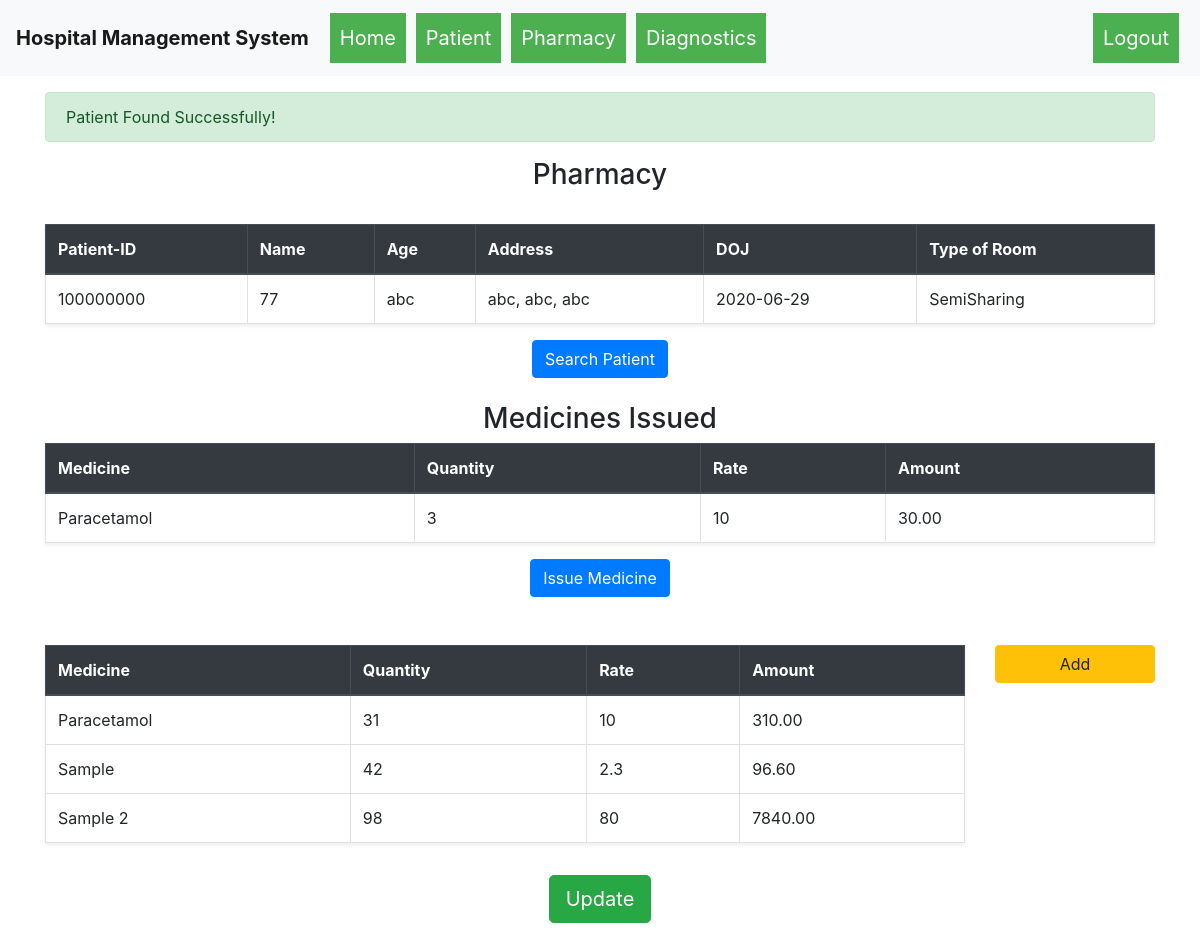
Page /issue_medicines?pid=100000000 (signed in) on the earlier database version.
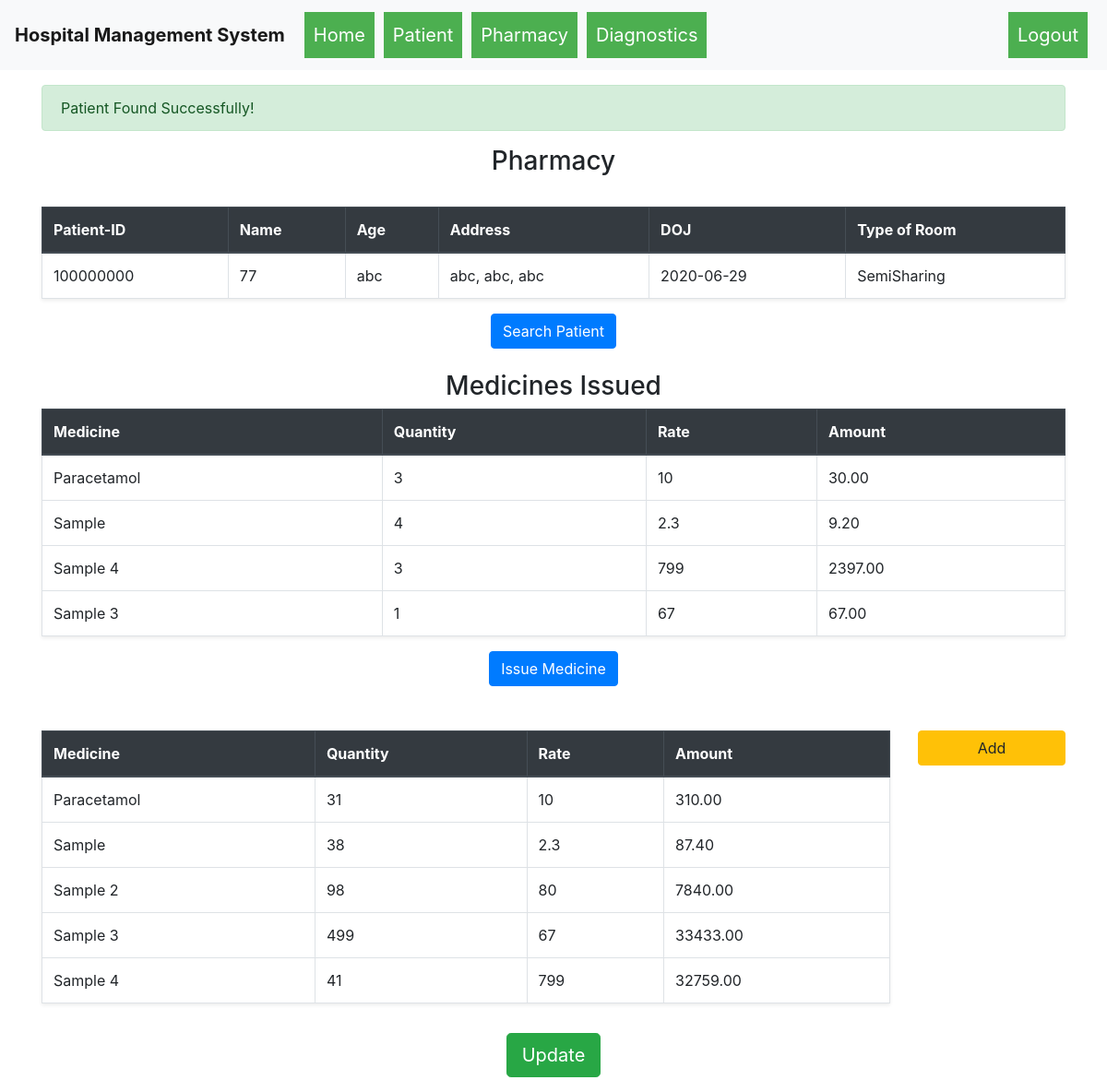
Same page on the later database version.
### hospital_management_system/models.py (models this page shows)
class Patient(db.Model):
    __table_args__ = {'sqlite_autoincrement': True}
    id = db.Column(db.Integer, primary_key=True)
    ssid = db.Column(db.String(250), unique=True, nullable=False)
    name = db.Column(db.String(80), nullable=False)
    age = db.Column(db.Integer, nullable=False)
    date_of_admission = db.Column(db.Date, nullable=False)
    type_of_bed = db.Column(db.String(80), nullable=False)
    address = db.Column(db.String(250), nullable=False)
    city = db.Column(db.String(250), nullable=False)
    state = db.Column(db.String(250), nullable=False)
    status = db.Column(db.String(100), nullable=False)

class Medicines(db.Model):
    __table_args__ = {'sqlite_autoincrement': True}
    id = db.Column(db.Integer, primary_key=True)
    name = db.Column(db.String(80), nullable=False)
    quantity_available = db.Column(db.Integer, nullable=False)
    rate = db.Column(db.Integer, nullable=False)

class MedicinesIssued(db.Model):
    __table_args__ = {'sqlite_autoincrement': True}
    id = db.Column(db.Integer, primary_key=True)
    med_id = db.Column(db.Integer, nullable=False)
    p_id = db.Column(db.Integer, nullable=False)
    quantity = db.Column(db.Integer, nullable=False)

### hospital_management_system/routes.py (the view, shortened to what this page needs)
@app.route("/issue_medicines", methods=["GET","POST"])
def issue_medicines():
    data = {}
    if not session.get("username"):
        return redirect("/login")
    meds = Medicines.query.all()
    med_is = ""
    if "pid" in request.args.keys():
        p_id = request.args.get("pid")
        patient = Patient.query.filter_by(id=p_id).first()
        if patient:
            med_is = MedicinesIssued.query.filter_by(p_id=p_id)
            if request.method == "GET":
                flash("Patient Found Successfully!")
            data["found"] = True
        else:
            patient = ["id", "name", "age", "address", "doj", "type of room"]
            flash("Patient With this Id not found!!")
    else:
        patient = ["id", "name", "age", "address", "doj", "type of room"]
    return render_template("issueMedicines.html", meds=meds, patient=patient, med_is=med_is, data=data)

### hospital_management_system/templates/issueMedicines.html (shortened to what this page needs)
{% extends 'base.html' %}
{% block body %}
    <div class="container">
        <div class="row">
            <div class="col-md-12">
                {% with messages = get_flashed_messages() %}
                {% if messages %}
                  {% for message in messages %}
                    {% if message == "Patient With this Id not found!!" %}
                        <div class="alert alert-danger mt-3">{{message}}</div>
                    {% else %}
                        <div class="alert alert-success mt-3">{{message}}</div>
                    {% endif %}
                {% endfor %}
                {% endif %}
              {% endwith %}
                    <h3 class="text-center mt-3"> Pharmacy </h3>
                    <br>
                    <table class="table table-bordered shadow-sm">
                        <thead class="thead-dark">
                            <tr>
                                <th>Patient-ID</th>
                                <th>Name</th>
                                <th>Age</th>
                                <th>Address</th>
                                <th>DOJ</th>
                                <th>Type of Room</th>
                            </tr>
                        </thead>
                        <tbody>
                                <tr>
                                    {% if patient.0 == 'id' %}
                                        <td class="text-muted">{{patient.0}}</td>
                                        <td class="text-muted">{{patient.1}}</td>
                                        <td class="text-muted">{{patient.2}}</td>
                                        <td class="text-muted">{{patient.3}}</td>
                                        <td class="text-muted">{{patient.4}}</td>
                                        <td class="text-muted">{{patient.5}}</td>
                                    {% else %}
                                        <td id="patient_id">{{patient.id}}</td>
                                        <td>{{patient.age}}</td>
                                        <td>{{patient.name}}</td>
                                        <td>{{patient.address}}, {{patient.city}}, {{patient.state}}</td>
                                        <td>{{patient.date_of_admission}}</td>
                                        <td>{{patient.type_of_bed}}</td>
                                    {% endif %}
                                </tr>
                        </tbody>
                        </table>
                        <div class="text-center">
                    <button type="button" class="btn btn-primary" data-toggle="modal" data-target="#patient">
                        Search Patient
                    </button>
                </div>
                    <h3 class="text-center">Medicines Issued</h3>
                    <table class="table table-bordered shadow-sm">
                        <thead class="thead-dark">
                            <tr>
                                <th>Medicine</th>
                                <th>Quantity</th>
                                <th>Rate</th>
                                <th>Amount</th>
                            </tr>
                        </thead>
                        <tbody>
                            {% for i in med_is %}
                                <tr>
                                    {% for j in meds %}
                                        {% if i.med_id == j.id %}
                                            <td>{{j.name}}</td>
                                            <td>{{i.quantity}}</td>
                                            <td>{{j.rate}}</td>
                                            <td>{{ '%0.2f' | format(j.rate * i.quantity|float)}}</td>
                                        {% endif %}
                                    {% endfor %}
                                </tr>
                            {% endfor %}
                        </tbody>
                        </table>
                        <div class="text-center">
                            {% if data["found"] %}
                            <button type="button" class="btn btn-primary" data-toggle="modal" data-target="#issue">
                                Issue Medicine
                            </button>
                            {% else %}
                            <button disabled type="button" class="btn btn-primary" data-toggle="modal" data-target="#issue">
                                Issue Medicine
                            </button>
                            {% endif %}
                        </div>
                        <br>
                        <br>
                <div class="row">
                    <div class="col-md-10">
                        <table class="table table-bordered shadow-sm">
                            <thead class="thead-dark">
                                <tr>
                                    <th>Medicine</th>
                                    <th>Quantity</th>
                                    <th>Rate</th>
                                    <th>Amount</th>
                                </tr>
                            </thead>
                            <tbody>
                                {% for i in meds %}
                                    <tr>
                                        <td>{{i.name|title}}</td>
                                        <td>{{i.quantity_available}}</td>
                                        <td>{{i.rate}}</td>
                                        <td>{{ '%0.2f' | format(i.rate * i.quantity_available|float)}}</td>
                                    </tr>
                                {% endfor %}
                            </tbody>
                        </table>
                    </div>
                    <div class="col-md-2 align-middle">
                    <button type="button" class="btn btn-warning btn-block" data-toggle="modal" data-target="#add">
                        Add
                    </button>
                    </div>
                </div>
                    <div class="text-center my-3">
                        <form action="" method="POST">
                            <button type="submit" class="btn btn-success btn-lg" name="update">Update</button>
                        </form>
                    </div>
            </div>
        </div>
    </div>
{% endblock %}

### hospital_management_system/templates/base.html (shortened to what this page needs)
<!DOCTYPE html>
<html lang="en">
<head>
    <link rel="stylesheet" href="{{ url_for('static',filename='css/bootstrap.min.css') }}">
    <link rel="stylesheet" href="{{ url_for('static', filename='css/dropdown.css') }}">
</head>
<body>
    {% include 'header.html' %}
    {% block body %}
    {% endblock %}
</body>
</html>

### hospital_management_system/templates/header.html (shortened to what this page needs)
<nav class="navbar navbar-expand-lg navbar-light bg-light">
    <a class="navbar-brand font-weight-bolder" href="{{url_for('home')}}">Hospital Management System</a>
    <div class="collapse navbar-collapse" id="navbarNav">
      <ul class="navbar-nav mr-auto">
        {% if Login %}
        {% else %}
        <div class="dropdown">
          <a href="{{url_for('home')}}"><button style="padding: 10px; margin: 5px;" class="dropbtn">Home</button>
        </div></a>
        <div class="dropdown">
          <a href="{{url_for('patient_list')}}"><button style="padding: 10px; margin: 5px;" class="dropbtn">Patient</button></a>
        </div>
        <div class="dropdown">
          <button style="padding: 10px; margin: 5px;" class="dropbtn">Pharmacy</button>
        </div>
        <div class="dropdown">
          <button style="padding: 10px; margin: 5px;" class="dropbtn">Diagnostics</button>
        </div>
        {% endif %}
      </ul>
      <ul class="navbar-nav ml-auto">
        {% if Login %}
        {% else %}
        <div class="dropdown">
          <a href="{{url_for('logout')}}"><button style="padding: 10px; margin: 5px;" class="dropbtn">Logout</button>
        </div></a>
        {% endif %}
      </ul>
    </div>
  </nav>

### hospital_management_system/static/css/dropdown.css (style rules this page uses)
.dropbtn { background-color: #4CAF50; color: white; padding: 20px; font-size: 20px; border: none; }
.dropdown { position: relative; display: inline-block; }

Differences in the rows shown:
added MedicinesIssued: quantity "4", Medicines (name "Sample", rate "2.3", j.rate*i.quantity|float "9.20")
changed Medicines "Sample": quantity_available "42" → "38"; i.rate*i.quantity_available|float "96.60" → "87.40"
added MedicinesIssued: quantity "3"
added Medicines: name "Sample 4", rate "799", j.rate*i.quantity|float "2397.00", quantity_available "41", i.rate*i.quantity_available|float "32759.00"
added MedicinesIssued: quantity "1"
added Medicines: name "Sample 3", rate "67", j.rate*i.quantity|float "67.00", quantity_available "499", i.rate*i.quantity_available|float "33433.00"
